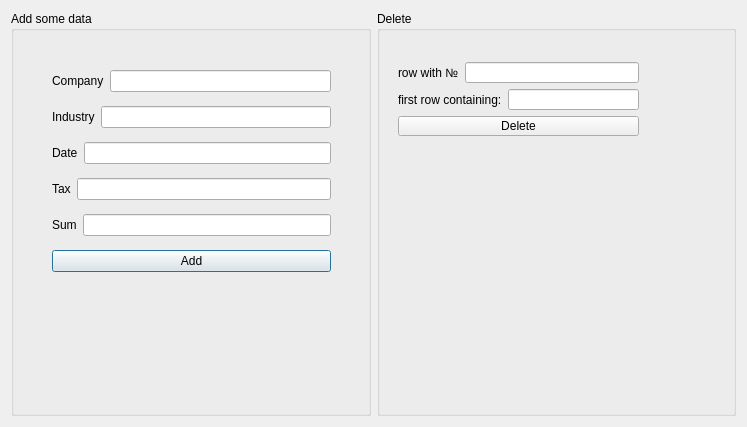
<?xml version="1.0" encoding="UTF-8"?>
<ui version="4.0">
 <class>add</class>
 <widget class="QDialog" name="add">
  <property name="geometry">
   <rect>
    <x>0</x>
    <y>0</y>
    <width>747</width>
    <height>427</height>
   </rect>
  </property>
  <property name="windowTitle">
   <string>add</string>
  </property>
  <layout class="QHBoxLayout" name="horizontalLayout_8">
   <item>
    <widget class="QGroupBox" name="groupBox">
     <property name="title">
      <string>Add some data</string>
     </property>
     <widget class="QWidget" name="layoutWidget">
      <property name="geometry">
       <rect>
        <x>30</x>
        <y>40</y>
        <width>301</width>
        <height>241</height>
       </rect>
      </property>
      <layout class="QVBoxLayout" name="verticalLayout">
       <item>
        <layout class="QHBoxLayout" name="horizontalLayout">
         <item>
          <widget class="QLabel" name="label_comp">
           <property name="frameShadow">
            <enum>QFrame::Plain</enum>
           </property>
           <property name="text">
            <string>Company</string>
           </property>
          </widget>
         </item>
         <item>
          <widget class="QLineEdit" name="lc"/>
         </item>
        </layout>
       </item>
       <item>
        <layout class="QHBoxLayout" name="horizontalLayout_2">
         <item>
          <widget class="QLabel" name="label_industry">
           <property name="text">
            <string>Industry</string>
           </property>
          </widget>
         </item>
         <item>
          <widget class="QLineEdit" name="li"/>
         </item>
        </layout>
       </item>
       <item>
        <layout class="QHBoxLayout" name="horizontalLayout_3">
         <item>
          <widget class="QLabel" name="label_date">
           <property name="text">
            <string>Date</string>
           </property>
          </widget>
         </item>
         <item>
          <widget class="QLineEdit" name="ld"/>
         </item>
        </layout>
       </item>
       <item>
        <layout class="QHBoxLayout" name="horizontalLayout_4">
         <item>
          <widget class="QLabel" name="label_nal">
           <property name="text">
            <string>Tax</string>
           </property>
          </widget>
         </item>
         <item>
          <widget class="QLineEdit" name="ln"/>
         </item>
        </layout>
       </item>
       <item>
        <layout class="QHBoxLayout" name="horizontalLayout_5">
         <item>
          <widget class="QLabel" name="label_sum">
           <property name="text">
            <string>Sum</string>
           </property>
          </widget>
         </item>
         <item>
          <widget class="QLineEdit" name="ls"/>
         </item>
        </layout>
       </item>
       <item>
        <widget class="QPushButton" name="pushButton_add">
         <property name="text">
          <string>Add</string>
         </property>
        </widget>
       </item>
      </layout>
     </widget>
    </widget>
   </item>
   <item>
    <widget class="QGroupBox" name="groupBox_2">
     <property name="title">
      <string>Delete</string>
     </property>
     <widget class="QWidget" name="">
      <property name="geometry">
       <rect>
        <x>10</x>
        <y>40</y>
        <width>263</width>
        <height>96</height>
       </rect>
      </property>
      <layout class="QVBoxLayout" name="verticalLayout_2">
       <item>
        <layout class="QHBoxLayout" name="horizontalLayout_7">
         <item>
          <widget class="QLabel" name="label_del1">
           <property name="text">
            <string>row with №</string>
           </property>
          </widget>
         </item>
         <item>
          <widget class="QLineEdit" name="ld1"/>
         </item>
        </layout>
       </item>
       <item>
        <layout class="QHBoxLayout" name="horizontalLayout_6">
         <item>
          <widget class="QLabel" name="label_del2">
           <property name="text">
            <string>first row containing:</string>
           </property>
          </widget>
         </item>
         <item>
          <widget class="QLineEdit" name="ld2"/>
         </item>
        </layout>
       </item>
       <item>
        <widget class="QPushButton" name="pushButton_del">
         <property name="text">
          <string>Delete</string>
         </property>
        </widget>
       </item>
      </layout>
     </widget>
    </widget>
   </item>
  </layout>
 </widget>
 <layoutdefault spacing="6" margin="11"/>
 <resources/>
 <connections/>
</ui>
